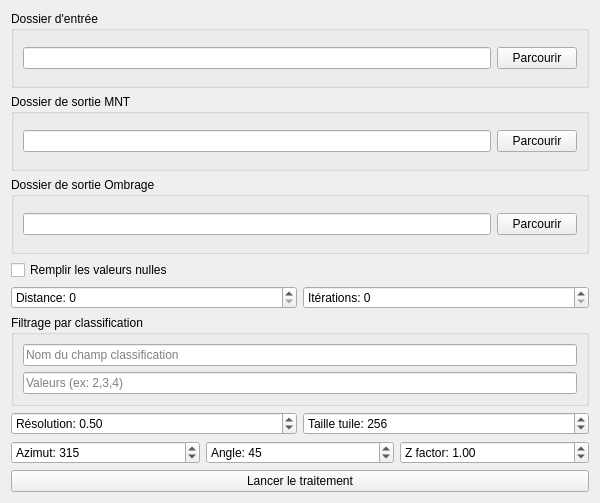
<?xml version="1.0" encoding="UTF-8"?>
<ui version="4.0">
 <class>RasterFromLiDARUI</class>
 <widget class="QWidget" name="RasterFromLiDARUI">
  <property name="geometry">
   <rect>
    <x>0</x>
    <y>0</y>
    <width>600</width>
    <height>503</height>
   </rect>
  </property>
  <property name="windowTitle">
   <string>Raster from LiDAR</string>
  </property>
  <layout class="QVBoxLayout" name="verticalLayout">
   <item>
    <widget class="QGroupBox" name="groupBox_input">
     <property name="title">
      <string>Dossier d'entrée</string>
     </property>
     <layout class="QHBoxLayout" name="horizontalLayout_input">
      <item>
       <widget class="QLineEdit" name="lineEdit_input"/>
      </item>
      <item>
       <widget class="QPushButton" name="pushButton_input">
        <property name="text">
         <string>Parcourir</string>
        </property>
       </widget>
      </item>
     </layout>
    </widget>
   </item>
   <item>
    <widget class="QGroupBox" name="groupBox_output_mnt">
     <property name="title">
      <string>Dossier de sortie MNT</string>
     </property>
     <layout class="QHBoxLayout" name="horizontalLayout_output_mnt">
      <item>
       <widget class="QLineEdit" name="lineEdit_output_mnt"/>
      </item>
      <item>
       <widget class="QPushButton" name="pushButton_output_mnt">
        <property name="text">
         <string>Parcourir</string>
        </property>
       </widget>
      </item>
     </layout>
    </widget>
   </item>
   <item>
    <widget class="QGroupBox" name="groupBox_output_ombrage">
     <property name="title">
      <string>Dossier de sortie Ombrage</string>
     </property>
     <layout class="QHBoxLayout" name="horizontalLayout_output_ombrage">
      <item>
       <widget class="QLineEdit" name="lineEdit_output_ombrage"/>
      </item>
      <item>
       <widget class="QPushButton" name="pushButton_output_hillshade">
        <property name="text">
         <string>Parcourir</string>
        </property>
       </widget>
      </item>
     </layout>
    </widget>
   </item>
   <item>
    <widget class="QCheckBox" name="checkBox_fillnodata">
     <property name="text">
      <string>Remplir les valeurs nulles</string>
     </property>
    </widget>
   </item>
   <item>
    <layout class="QHBoxLayout" name="horizontalLayout_fill">
     <item>
      <widget class="QSpinBox" name="spinBox_distance">
       <property name="prefix">
        <string>Distance: </string>
       </property>
       <property name="maximum">
        <number>1000</number>
       </property>
      </widget>
     </item>
     <item>
      <widget class="QSpinBox" name="spinBox_iterations">
       <property name="prefix">
        <string>Itérations: </string>
       </property>
       <property name="maximum">
        <number>100</number>
       </property>
      </widget>
     </item>
    </layout>
   </item>
   <item>
    <widget class="QGroupBox" name="groupBox_classification">
     <property name="title">
      <string>Filtrage par classification</string>
     </property>
     <layout class="QVBoxLayout" name="verticalLayout_classification">
      <item>
       <widget class="QLineEdit" name="lineEdit_champ_class">
        <property name="placeholderText">
         <string>Nom du champ classification</string>
        </property>
       </widget>
      </item>
      <item>
       <widget class="QLineEdit" name="lineEdit_valeurs_class">
        <property name="placeholderText">
         <string>Valeurs (ex: 2,3,4)</string>
        </property>
       </widget>
      </item>
     </layout>
    </widget>
   </item>
   <item>
    <layout class="QHBoxLayout" name="horizontalLayout_raster_params">
     <item>
      <widget class="QDoubleSpinBox" name="doubleSpinBox_resolution">
       <property name="prefix">
        <string>Résolution: </string>
       </property>
       <property name="maximum">
        <double>10.000000000000000</double>
       </property>
       <property name="value">
        <double>0.500000000000000</double>
       </property>
      </widget>
     </item>
     <item>
      <widget class="QSpinBox" name="spinBox_tile">
       <property name="prefix">
        <string>Taille tuile: </string>
       </property>
       <property name="maximum">
        <number>1000</number>
       </property>
       <property name="value">
        <number>256</number>
       </property>
      </widget>
     </item>
    </layout>
   </item>
   <item>
    <layout class="QHBoxLayout" name="horizontalLayout_sun">
     <item>
      <widget class="QSpinBox" name="spinBox_azimuth">
       <property name="prefix">
        <string>Azimut: </string>
       </property>
       <property name="maximum">
        <number>360</number>
       </property>
       <property name="value">
        <number>315</number>
       </property>
      </widget>
     </item>
     <item>
      <widget class="QSpinBox" name="spinBox_angle">
       <property name="prefix">
        <string>Angle: </string>
       </property>
       <property name="maximum">
        <number>90</number>
       </property>
       <property name="value">
        <number>45</number>
       </property>
      </widget>
     </item>
     <item>
      <widget class="QDoubleSpinBox" name="doubleSpinBox_zfactor">
       <property name="prefix">
        <string>Z factor: </string>
       </property>
       <property name="value">
        <double>1.000000000000000</double>
       </property>
      </widget>
     </item>
    </layout>
   </item>
   <item>
    <widget class="QPushButton" name="pushButton_run">
     <property name="text">
      <string>Lancer le traitement</string>
     </property>
    </widget>
   </item>
  </layout>
 </widget>
 <resources/>
 <connections/>
</ui>
